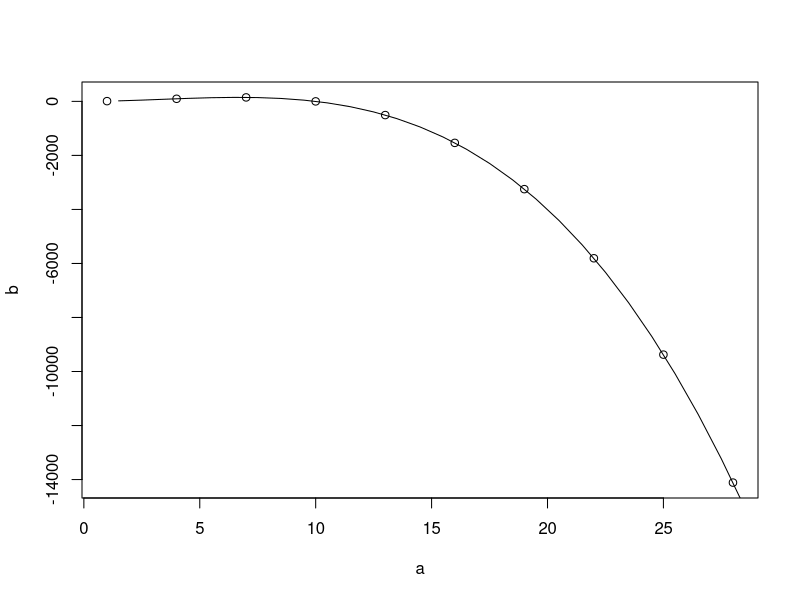

Write the R code that produced this figure. (Note: this script raises an error after producing the figure.)
func <- function(x){
    return(-x^3+10*x^2)
}
test <- function(x){
    a <- seq(1,30,by=3)
    b <- func(a)
    #c <- approx(a,b,xout=x)
    c <- spline(a,b,xout=x)
    return(c)
}
    a <- seq(1,30,by=3)
    b <- func(a)
    #c <- approx(a,b,xout=x)
d<-test(seq(1.5,40.5,by=1))
plot(a,b)
lines(d$x,d$y)
#New plan: make lists of each input (so incomes are every $1000 from 0 to 2
# million).  Then, use interp with a rounding type to find the nearest
# value in each dimension.  Then I can look up an exact value.  I think
# this woudl NOT be convex, but I would just hope that doesn't really
# matter.
d <- array(0,dim=c(length(a),length(b)))
vapply(X=c(6,1,12,-1),FUN=inv,FUN.VALUE=0,seq(0,10,by=2))

inv <- function(value,vec){
    #Right now I am trying to vectorize 'inv' so I can vectorize other parts
    #of the code, including indexvalue
    #print('value is ')
    #print(value)
    #print('vec is ')
    #print(vec)
    if (value > max(vec)){
        #return(list(index=length(vec),value=vec[length(vec)]))
        return(length(vec))
    }
    if (value <= min(vec)){
        #return(list(index=1,value=vec[1]))
        return(1)
    }
    low <- sum(vec<value)
    high <- low+1
    lowv <- vec[low]
    highv <- vec[high]
    lowdiff <- abs(lowv-value)
    highdiff <- abs(highv-value)
    if (lowdiff < highdiff){
        #return(list(index=low,value=vec[low]))
        return(low)
        #return(list(key=low,value=lowv))
    }
    else{
        return(high)
        #return(list(index=high,value=vec[high]))
        #return(highv)
        #return(list(key=high,value=highv))
    }
}

agrid<-seq(1000,10000,by=1000)
bgrid<-seq(3,60,by=3)
dgrid<-seq(12,120,by=12)
e <- expand.grid(agrid,bgrid,dgrid)
func<- e$Var1 * e$Var2 * e$Var3
N <- 1
v <- c(6500,31,55)
#q <- t(matrix(v,dim=(N,length(v))))
mystuff<-indexvalue(array(seq(500,29*500+500,by=500)),array(rep(31,30)),array(rep(55,30)),agrid=agrid, bgrid=bgrid,dgrid=dgrid,func=func)
mystuff<-indexvalue(array(seq(500,500,by=500)),array(rep(31,N)),array(rep(55,N)),agrid=agrid, bgrid=bgrid,dgrid=dgrid,func=func)
mystuff<-indexvalue(seq(500,500,by=500),rep(31,N),rep(55,N),agrid=agrid, bgrid=bgrid,dgrid=dgrid,func=func)
mystuff<-indexvalue(seq(500,29*500+500,by=500),rep(31,30),rep(55,30),agrid=agrid, bgrid=bgrid,dgrid=dgrid,func=func)
print(mystuff)
print(c(a$val,6500*31*55))
# Thoughts on what's going on: I ultimately have some different ranges of x
# values, and I will computer the tax rate for each of these x values.  One
# thing that's likely for me to do is to expand and contract the number of
# different x values (e.g. what if we were in Florida instead?).  At the
# beginning of running a particular version, I will make a single call of
# taxsim.  This is reasonable because while there is fairly high overhead
# for the call, the overhead isnt' absolutely so large that you wouldn't
# want to pay it once per run.  Therefore, given an individual's X's, we
# could determine initially what variables will be changing and their
# values.  Thus the way to start might be to take as given ranges of
# particular values (either going to the indexvalue function or not) and
# hard code these in.  On the other hand, if I did this, I would still
# probably want to expand or contract the NUMBER of varying assumptions, so
# it would be good for this to work on arbitrary numbers of columns.

#The 'out' variable here is already pre-determined from my external run for
#taxsim, as are the a, b, and c variables which went into the expand
#operation.
